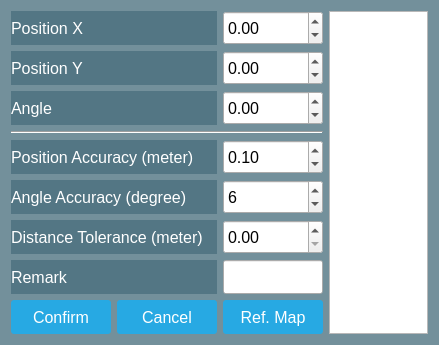
<?xml version="1.0" encoding="UTF-8"?>
<ui version="4.0">
 <class>goalEditDialog</class>
 <widget class="QDialog" name="goalEditDialog">
  <property name="geometry">
   <rect>
    <x>0</x>
    <y>0</y>
    <width>439</width>
    <height>345</height>
   </rect>
  </property>
  <property name="windowTitle">
   <string>Goal Edit</string>
  </property>
  <property name="styleSheet">
   <string notr="true">QDialog, QRadioButton , QLabel
{ 
	background:  rgba(32, 80, 96, 100);
	color:white;
}

QPushButton
{
	color: white;
	background-color: #27a9e3;
	border-width: 0px;
	border-radius: 3px;
}

QPushButton:hover, QComboBox:hover{ background-color: #66c011; }</string>
  </property>
  <layout class="QGridLayout" name="gridLayout" columnstretch="1,1,1,2">
   <item row="9" column="0">
    <widget class="QPushButton" name="okBtn">
     <property name="sizePolicy">
      <sizepolicy hsizetype="Fixed" vsizetype="Preferred">
       <horstretch>0</horstretch>
       <verstretch>0</verstretch>
      </sizepolicy>
     </property>
     <property name="minimumSize">
      <size>
       <width>100</width>
       <height>30</height>
      </size>
     </property>
     <property name="font">
      <font>
       <pointsize>12</pointsize>
      </font>
     </property>
     <property name="text">
      <string>Confirm</string>
     </property>
    </widget>
   </item>
   <item row="1" column="2">
    <widget class="QDoubleSpinBox" name="xDoubleSpinBox">
     <property name="sizePolicy">
      <sizepolicy hsizetype="Preferred" vsizetype="Preferred">
       <horstretch>0</horstretch>
       <verstretch>0</verstretch>
      </sizepolicy>
     </property>
     <property name="minimumSize">
      <size>
       <width>0</width>
       <height>30</height>
      </size>
     </property>
     <property name="font">
      <font>
       <pointsize>12</pointsize>
      </font>
     </property>
     <property name="minimum">
      <double>-50.000000000000000</double>
     </property>
     <property name="maximum">
      <double>50.000000000000000</double>
     </property>
     <property name="singleStep">
      <double>0.100000000000000</double>
     </property>
    </widget>
   </item>
   <item row="1" column="3" rowspan="9">
    <widget class="QGraphicsView" name="xyGraphicsView"/>
   </item>
   <item row="2" column="2">
    <widget class="QDoubleSpinBox" name="yDoubleSpinBox">
     <property name="sizePolicy">
      <sizepolicy hsizetype="Preferred" vsizetype="Preferred">
       <horstretch>0</horstretch>
       <verstretch>0</verstretch>
      </sizepolicy>
     </property>
     <property name="minimumSize">
      <size>
       <width>0</width>
       <height>30</height>
      </size>
     </property>
     <property name="font">
      <font>
       <pointsize>12</pointsize>
      </font>
     </property>
     <property name="minimum">
      <double>-50.000000000000000</double>
     </property>
     <property name="maximum">
      <double>50.000000000000000</double>
     </property>
     <property name="singleStep">
      <double>0.100000000000000</double>
     </property>
    </widget>
   </item>
   <item row="6" column="2">
    <widget class="QDoubleSpinBox" name="angleToleranceDSB">
     <property name="sizePolicy">
      <sizepolicy hsizetype="Preferred" vsizetype="Preferred">
       <horstretch>0</horstretch>
       <verstretch>0</verstretch>
      </sizepolicy>
     </property>
     <property name="minimumSize">
      <size>
       <width>0</width>
       <height>30</height>
      </size>
     </property>
     <property name="font">
      <font>
       <pointsize>12</pointsize>
      </font>
     </property>
     <property name="decimals">
      <number>0</number>
     </property>
     <property name="minimum">
      <double>3.000000000000000</double>
     </property>
     <property name="maximum">
      <double>90.000000000000000</double>
     </property>
     <property name="singleStep">
      <double>1.000000000000000</double>
     </property>
     <property name="value">
      <double>6.000000000000000</double>
     </property>
    </widget>
   </item>
   <item row="5" column="2">
    <widget class="QDoubleSpinBox" name="disToleranceDSB">
     <property name="sizePolicy">
      <sizepolicy hsizetype="Preferred" vsizetype="Preferred">
       <horstretch>0</horstretch>
       <verstretch>0</verstretch>
      </sizepolicy>
     </property>
     <property name="minimumSize">
      <size>
       <width>0</width>
       <height>30</height>
      </size>
     </property>
     <property name="font">
      <font>
       <pointsize>12</pointsize>
      </font>
     </property>
     <property name="minimum">
      <double>0.050000000000000</double>
     </property>
     <property name="maximum">
      <double>0.500000000000000</double>
     </property>
     <property name="singleStep">
      <double>0.050000000000000</double>
     </property>
     <property name="value">
      <double>0.100000000000000</double>
     </property>
    </widget>
   </item>
   <item row="3" column="2">
    <widget class="QDoubleSpinBox" name="orientationDoubleSpinBox">
     <property name="sizePolicy">
      <sizepolicy hsizetype="Preferred" vsizetype="Preferred">
       <horstretch>0</horstretch>
       <verstretch>0</verstretch>
      </sizepolicy>
     </property>
     <property name="minimumSize">
      <size>
       <width>0</width>
       <height>30</height>
      </size>
     </property>
     <property name="font">
      <font>
       <pointsize>12</pointsize>
      </font>
     </property>
     <property name="minimum">
      <double>-180.000000000000000</double>
     </property>
     <property name="maximum">
      <double>180.000000000000000</double>
     </property>
     <property name="singleStep">
      <double>0.100000000000000</double>
     </property>
    </widget>
   </item>
   <item row="7" column="0" colspan="2">
    <widget class="QLabel" name="reachToleranceLabel">
     <property name="minimumSize">
      <size>
       <width>0</width>
       <height>30</height>
      </size>
     </property>
     <property name="font">
      <font>
       <pointsize>12</pointsize>
      </font>
     </property>
     <property name="text">
      <string>Distance Tolerance (meter)</string>
     </property>
    </widget>
   </item>
   <item row="4" column="0" colspan="3">
    <widget class="Line" name="line">
     <property name="orientation">
      <enum>Qt::Horizontal</enum>
     </property>
    </widget>
   </item>
   <item row="9" column="1">
    <widget class="QPushButton" name="cancelBtn">
     <property name="sizePolicy">
      <sizepolicy hsizetype="Fixed" vsizetype="Preferred">
       <horstretch>0</horstretch>
       <verstretch>0</verstretch>
      </sizepolicy>
     </property>
     <property name="minimumSize">
      <size>
       <width>100</width>
       <height>30</height>
      </size>
     </property>
     <property name="font">
      <font>
       <pointsize>12</pointsize>
      </font>
     </property>
     <property name="text">
      <string>Cancel</string>
     </property>
    </widget>
   </item>
   <item row="5" column="0" colspan="2">
    <widget class="QLabel" name="disToleranceLabel">
     <property name="minimumSize">
      <size>
       <width>0</width>
       <height>30</height>
      </size>
     </property>
     <property name="font">
      <font>
       <pointsize>12</pointsize>
      </font>
     </property>
     <property name="text">
      <string>Position Accuracy (meter)</string>
     </property>
    </widget>
   </item>
   <item row="8" column="2">
    <widget class="QLineEdit" name="remarkLineEdit">
     <property name="sizePolicy">
      <sizepolicy hsizetype="Preferred" vsizetype="Preferred">
       <horstretch>0</horstretch>
       <verstretch>0</verstretch>
      </sizepolicy>
     </property>
     <property name="minimumSize">
      <size>
       <width>0</width>
       <height>30</height>
      </size>
     </property>
     <property name="font">
      <font>
       <pointsize>12</pointsize>
      </font>
     </property>
    </widget>
   </item>
   <item row="9" column="2">
    <widget class="QPushButton" name="coordinateMapBtn">
     <property name="sizePolicy">
      <sizepolicy hsizetype="Fixed" vsizetype="Preferred">
       <horstretch>0</horstretch>
       <verstretch>0</verstretch>
      </sizepolicy>
     </property>
     <property name="minimumSize">
      <size>
       <width>100</width>
       <height>30</height>
      </size>
     </property>
     <property name="font">
      <font>
       <pointsize>12</pointsize>
      </font>
     </property>
     <property name="text">
      <string>Ref. Map</string>
     </property>
    </widget>
   </item>
   <item row="6" column="0" colspan="2">
    <widget class="QLabel" name="angleToleranceLabel">
     <property name="minimumSize">
      <size>
       <width>0</width>
       <height>30</height>
      </size>
     </property>
     <property name="font">
      <font>
       <pointsize>12</pointsize>
      </font>
     </property>
     <property name="text">
      <string>Angle Accuracy (degree)</string>
     </property>
    </widget>
   </item>
   <item row="8" column="0" colspan="2">
    <widget class="QLabel" name="remarkLabel">
     <property name="minimumSize">
      <size>
       <width>0</width>
       <height>30</height>
      </size>
     </property>
     <property name="font">
      <font>
       <pointsize>12</pointsize>
      </font>
     </property>
     <property name="text">
      <string>Remark</string>
     </property>
    </widget>
   </item>
   <item row="7" column="2">
    <widget class="QDoubleSpinBox" name="reachToleranceDSB">
     <property name="sizePolicy">
      <sizepolicy hsizetype="Preferred" vsizetype="Preferred">
       <horstretch>0</horstretch>
       <verstretch>0</verstretch>
      </sizepolicy>
     </property>
     <property name="minimumSize">
      <size>
       <width>0</width>
       <height>30</height>
      </size>
     </property>
     <property name="font">
      <font>
       <pointsize>12</pointsize>
      </font>
     </property>
     <property name="maximum">
      <double>5.000000000000000</double>
     </property>
     <property name="singleStep">
      <double>0.050000000000000</double>
     </property>
    </widget>
   </item>
   <item row="1" column="0" colspan="2">
    <widget class="QLabel" name="posXLabel">
     <property name="minimumSize">
      <size>
       <width>0</width>
       <height>30</height>
      </size>
     </property>
     <property name="font">
      <font>
       <pointsize>12</pointsize>
      </font>
     </property>
     <property name="text">
      <string>Position X</string>
     </property>
    </widget>
   </item>
   <item row="3" column="0" colspan="2">
    <widget class="QLabel" name="angleLabel">
     <property name="minimumSize">
      <size>
       <width>0</width>
       <height>30</height>
      </size>
     </property>
     <property name="font">
      <font>
       <pointsize>12</pointsize>
      </font>
     </property>
     <property name="text">
      <string>Angle</string>
     </property>
    </widget>
   </item>
   <item row="2" column="0" colspan="2">
    <widget class="QLabel" name="posYLabel">
     <property name="minimumSize">
      <size>
       <width>0</width>
       <height>30</height>
      </size>
     </property>
     <property name="font">
      <font>
       <pointsize>12</pointsize>
      </font>
     </property>
     <property name="text">
      <string>Position Y</string>
     </property>
    </widget>
   </item>
  </layout>
 </widget>
 <resources/>
 <connections/>
</ui>
